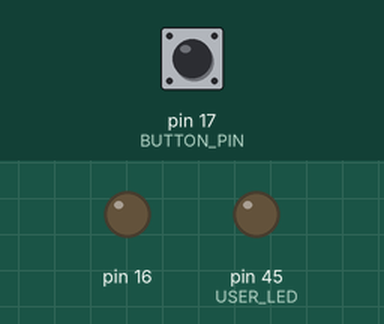
A sketch run on a simulated Arduino Mega 2560, built with avr-gcc and run on an emulated ATmega2560. Shown: output pins drawn as LEDs (lit = HIGH). The inputs (shaded band) are chosen by the test bench; at power-on: pin 17 (BUTTON_PIN) HIGH.

Above: at 1.2 s.
1.3 s: pin 17 (BUTTON_PIN) pulled LOW for 0.15 s
At 1.8 s:
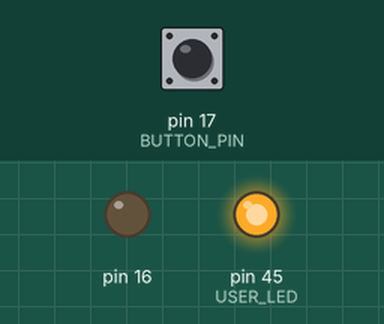
3.3 s: pin 17 (BUTTON_PIN) pulled LOW for 3.2 s
At 7.6 s:
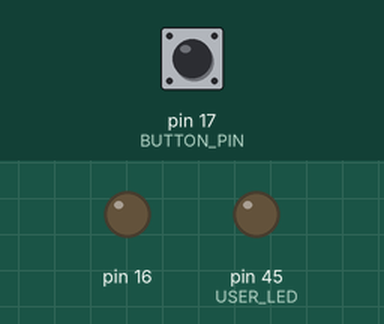
Timing chart, 0 to 9.1 s (numbered marks = the images above; inputs shaded):
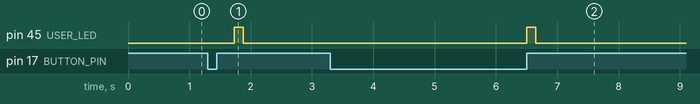

Measured:
- after the input at 1.3 s, pin 45 (USER_LED): LOW → HIGH after 0.43 s, → LOW 0.15 s later
- after the input at 3.3 s, pin 45 (USER_LED): LOW → HIGH after 3.2 s, → LOW 0.15 s later

The sketch:

Button_Multi-Command_Decoder.ino
```cpp
/*
 * This program detects single, double, and triple button clicks
 * using a button connected to GPIO 17.
 *
 * Depending on the number of clicks, the LED connected to GPIO 45
 * blinks the same number of times:
 *   - Single click  -> 1 blink
 *   - Double click  -> 2 blinks
 *   - Triple click  -> 3 blinks
 *
 * The program uses a short debounce delay to prevent accidental
 * multiple detections caused by mechanical button bouncing.
 * It also waits for a short period after a click to determine
 * whether another click follows.
 */

#include <Arduino.h>

//====================================================
// GPIO Configuration
//====================================================
#define BUTTON_PIN 17
#define USER_LED   45

//====================================================
// Click Configuration
//====================================================
#define DEBOUNCE_TIME       30
#define CLICK_TIMEOUT       400

//====================================================
// Blink LED
//====================================================
void blinkLED(int count)
{
    // Repeat the blink sequence for the requested number of times.
    for (int i = 0; i < count; i++)
    {
        digitalWrite(USER_LED, HIGH);
        delay(150);

        digitalWrite(USER_LED, LOW);
        delay(150);
    }
}

//====================================================
// Setup
//====================================================
void setup()
{
    // The button uses the internal pull-up resistor.
    // This means the button is normally HIGH and becomes
    // LOW when it is pressed.
    pinMode(BUTTON_PIN, INPUT_PULLUP);
    pinMode(USER_LED, OUTPUT);
    pinMode(16,OUTPUT);
    digitalWrite(16,LOW);
    // Keep the LED turned off when the board starts.
    digitalWrite(USER_LED, LOW);
}

//====================================================
// Loop
//====================================================
void loop()
{
    // Remember the previous button state so we can detect
    // when the button changes from HIGH to LOW.
    static bool lastButtonState = HIGH;

    // clickCount keeps track of how many clicks have been detected.
    // lastClickTime records when the most recent click occurred.
    static int clickCount = 0;
    static unsigned long lastClickTime = 0;

    bool buttonState = digitalRead(BUTTON_PIN);

    // Detect button press
    if (lastButtonState == HIGH && buttonState == LOW)
    {
        // Give the physical button a short time to settle
        // and prevent contact bounce from being detected
        // as multiple clicks.
        delay(DEBOUNCE_TIME);

        // Confirm button press
        if (digitalRead(BUTTON_PIN) == LOW)
        {
            // A valid press has been detected, so increase
            // the number of clicks and record the time.
            clickCount++;
            lastClickTime = millis();

            // Wait for release
            // The program waits here until the button is released
            // before looking for another click.
            while (digitalRead(BUTTON_PIN) == LOW)
            {
                delay(1);
            }
        }
    }

    // Save the current button state for comparison
    // during the next loop iteration.
    lastButtonState = buttonState;

    // Wait for additional clicks
    if (clickCount > 0 &&
        millis() - lastClickTime > CLICK_TIMEOUT)
    {
        // The timeout has expired, so no additional click
        // was detected. The program can now determine the
        // command based on the number of clicks received.
        if (clickCount == 1)
        {
            // Single click
            blinkLED(1);
        }
        else if (clickCount == 2)
        {
            // Double click
            blinkLED(2);
        }
        else
        {
            // Triple click or more
            // Any count greater than two produces three blinks.
            blinkLED(3);
        }

        // Reset the click counter so the next button press
        // starts a new click sequence.
        clickCount = 0;
    }
}
```
